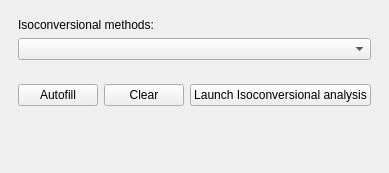
  <widget class="QDockWidget" name="dockWidgetIsoconversionalAnalysis">
   <property name="minimumSize">
    <size>
     <width>359</width>
     <height>173</height>
    </size>
   </property>
   <property name="windowTitle">
    <string>Isoconversional analysis</string>
   </property>
   <attribute name="dockWidgetArea">
    <number>1</number>
   </attribute>
   <widget class="QWidget" name="dockWidgetContents_IsoconversionalAnalysis">
    <layout class="QVBoxLayout" name="verticalLayout_12">
     <item>
      <widget class="QWidget" name="widget_IsoconversionalAnalysisMethods" native="true">
       <layout class="QVBoxLayout" name="isoconversional_method_layout">
        <item>
         <widget class="QLabel" name="label_IsoconversionalAnalysisMethods">
          <property name="text">
           <string>Isoconversional methods:</string>
          </property>
         </widget>
        </item>
        <item>
         <widget class="QComboBox" name="comboBox_isoconversional_analysis_methods"/>
        </item>
        <item>
         <layout class="QFormLayout" name="formLayout_isoconversional_analysis"/>
        </item>
       </layout>
      </widget>
     </item>
     <item>
      <widget class="QWidget" name="widget_IsoconversionalAnalysisButtons" native="true">
       <layout class="QHBoxLayout" name="horizontalLayout_8">
        <item>
         <widget class="QPushButton" name="pushButton_autofill_isoconversional">
          <property name="text">
           <string>Autofill</string>
          </property>
         </widget>
        </item>
        <item>
         <widget class="QPushButton" name="pushButton_clear_isoconversional">
          <property name="text">
           <string>Clear</string>
          </property>
         </widget>
        </item>
        <item>
         <widget class="QPushButton" name="pushButton_launch_isoconversional_analysis">
          <property name="text">
           <string>Launch Isoconversional analysis</string>
          </property>
         </widget>
        </item>
       </layout>
      </widget>
     </item>
     <item>
      <spacer name="verticalSpacer_3">
       <property name="orientation">
        <enum>Qt::Vertical</enum>
       </property>
       <property name="sizeHint" stdset="0">
        <size>
         <width>20</width>
         <height>40</height>
        </size>
       </property>
      </spacer>
     </item>
    </layout>
   </widget>
  </widget>
